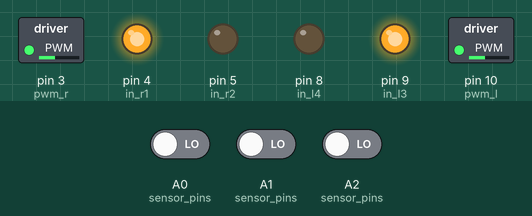
A program run on a simulated Arduino Uno, built with avr-gcc and run on an emulated ATmega328P. On the bench: switched loads named in the program (green lamp = pin HIGH), output pins drawn as LEDs (lit = HIGH). Dashed ring = blinking. The test bench sets the inputs (shaded band); at power-on: A0 (sensor_pins) LOW, A1 (sensor_pins) LOW, A2 (sensor_pins) LOW.

Above: at 3.27 s.
3.3 s: A0 (sensor_pins) driven HIGH
At 3.41 s:
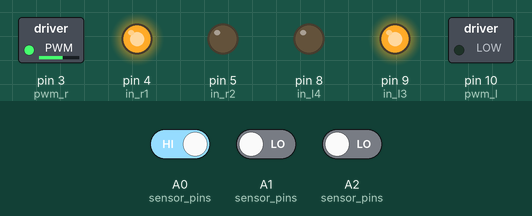
6.3 s: A1 (sensor_pins) driven HIGH
At 6.49 s:
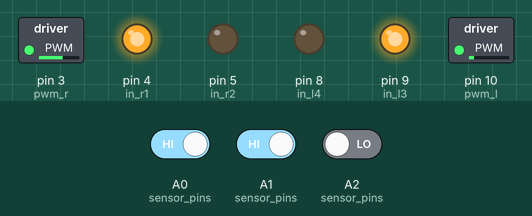
9.3 s: A2 (sensor_pins) driven HIGH
At 10.8 s:
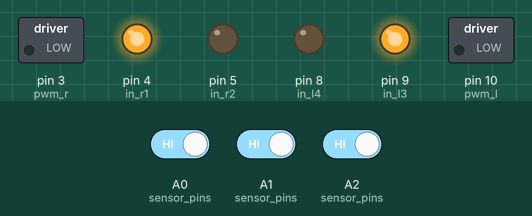
Timing chart, 0 to 12.3 s (numbered marks = the images above; inputs shaded):
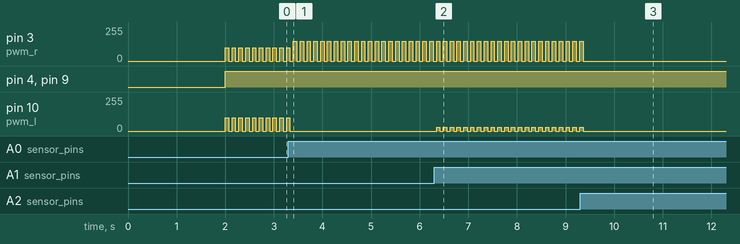

The program:

main.cpp
```cpp
#include <Arduino.h>
#include "defines.h"
#include "states.h" //describe where is the robot on the line
#include "Control.h"//using Pid to handle the error
#include "motorMove.h"

void setup() {
  Serial.begin(9600);
  init_motor_pins();
  init_State();
  initPID(50,0,0);//kp,kd,ki
  delay(2000);
}

void loop() {

  updateSensors();
  updateState();
  calculate_error();
  updatePID();
  movementHandler();

  delay(70);
  Robot_stop();
  delay(70);

  /*
  printReadings();//used for debuging
  printPID_out();
  printSpeeds();
  */
}
```

Control.h
```cpp
#include <Arduino.h>
#include "states.h"
#ifndef _Control_H_
#define _Control_H_
//we will use PID controller to handle this sytem and minimize the driffting error
//in this system we use just 3 sensors thus the error will be simple and its region will be about
// 2~-2 best is 0

//in case us wanna update those values from esp server remove static and access them in hte main loop
static float _KP;
static float _KD;
static float _KI;

static float prop;
static float derv;
static float Integ;
static int E;//error
static int prevE;//previous error

extern float controlOUT = 0;//used to control the motor

void initPID(float kP,float kD,float kI){
    _KP=kP;
    _KD=kD;
    _KI=kI;
}

void calculate_error(){
    switch(state){
        case Finished://stop PID calculations for 10 seconds
            E=0;
            break;
        case Centered:
            E = 0;
            break;
        case Right_Shifted:
            E = 1;
            break;
        case Right_Drift:
            E = 2;
            break;
        case Left_Shifted:
            E = -1;
            break;
        case Left_Drift:
            E = -2;
            break;
        case OutOfPath://try to find a path or stop the robot
            E = 100;//out of band
            break;
        default:
            break;
    }
}

void updatePID(){
//we considered the time as constant in PID parameters
  prop = E;
  Integ = Integ + E;
  derv = E-prevE;
  controlOUT = (_KP*prop) + (_KD*derv) + (_KI*Integ) ;
  prevE = E;
}


void printPID_out(void){
    Serial.print("Error: ");
    Serial.println(E);
    Serial.print("OUTPUT: ");
    Serial.println(controlOUT);
    Serial.print("State: ");
    Serial.println(state);
    Serial.println("");

    delay(500);
}
#endif
```

defines.h
```cpp
#include<Arduino.h>
#ifndef _defines_H_
#define _defines_H_

//right motor pins connected to arduino uno
#define pwm_r 3
#define in_r1 4
#define in_r2 5
//leftt motor pins connected to arduino uno
#define pwm_l 10
#define in_l3 9
#define in_l4 8

//sensor pins just three sensors
#define no_sensors 3 //numbers of sensors
#define sensorR A2
#define sensorF A1
#define sensorL A0

int sensor_pins[no_sensors] = {sensorF, sensorR, sensorL};

#endif
```

motorMove.h
```cpp
#include <Arduino.h>
#include "Control.h"
#ifndef _motorMove_H_
#define _motorMove_H_

static int maxSpeed = 150; //140; //255
static int minSpeed = 0 ;  //to avoid vibrations in motor without moving

extern int speedR = 120;
extern int speedL = 80;

extern int speedT = 100; //total all wheels
extern int speedC = 20;  //speed for curve

int outR;
int outL;

void init_motor_pins()
{
  pinMode(pwm_r, OUTPUT);
  pinMode(in_r1, OUTPUT);
  pinMode(in_r2, OUTPUT);
  pinMode(pwm_l, OUTPUT);
  pinMode(in_l3, OUTPUT);
  pinMode(in_l4, OUTPUT);
}

void check_Boundries()
{
  if (outR >= maxSpeed)
  {
    outR = maxSpeed;
  }
  if (outR <= minSpeed)
  {
    outR = minSpeed;// 0;
  }
  if (outL >= maxSpeed)
  {
    outL = maxSpeed;
  }
  if (outL <= minSpeed)
  {
    outL = minSpeed;// 0;
  }
}

void directionR(int dir)
{
  if (dir>=0)
  {
    digitalWrite(in_r1, HIGH);
    digitalWrite(in_r2, LOW);
  }
  else
  {
    digitalWrite(in_r1, LOW);
    digitalWrite(in_r2, HIGH);
  }
}

void directionL(int dir)
{
  if (dir>=0)
  {
    digitalWrite(in_l3, HIGH);
    digitalWrite(in_l4, LOW);
  }
  else
  {
    digitalWrite(in_l3, LOW);
    digitalWrite(in_l4, HIGH);
  }
}


void movePID_dir()
{
  directionR(controlOUT);
  directionL(-controlOUT);
  outR = speedR + controlOUT;
  outL = speedL - controlOUT;

  check_Boundries();
  analogWrite(pwm_r, outR);
  analogWrite(pwm_l, outL);
}

void movePID()
{

  digitalWrite(in_r1, HIGH);
  digitalWrite(in_r2, LOW);

  digitalWrite(in_l3, HIGH);
  digitalWrite(in_l4, LOW);

  outR = speedR + controlOUT;
  outL = speedL - controlOUT;

  check_Boundries();
  analogWrite(pwm_r, outR);
  analogWrite(pwm_l, outL);
}
void moveF()
{
  digitalWrite(in_r1, HIGH);
  digitalWrite(in_r2, LOW);

  digitalWrite(in_l3, HIGH);
  digitalWrite(in_l4, LOW);

  analogWrite(pwm_r, speedT);
  analogWrite(pwm_l, speedT);
}
void moveB()
{
  digitalWrite(in_r1, LOW);
  digitalWrite(in_r2, HIGH);

  digitalWrite(in_l3, LOW);
  digitalWrite(in_l4, HIGH);

  analogWrite(pwm_r, speedT);
  analogWrite(pwm_l, speedT);
}
void moveR()
{
  digitalWrite(in_r1, HIGH);
  digitalWrite(in_r2, LOW);

  digitalWrite(in_l3, HIGH);
  digitalWrite(in_l4, LOW);
  analogWrite(pwm_r, speedT + speedC);
  analogWrite(pwm_l, speedT - speedC);
}
void moveL()
{
  digitalWrite(in_r1, HIGH);
  digitalWrite(in_r2, LOW);

  digitalWrite(in_l3, HIGH);
  digitalWrite(in_l4, LOW);
  analogWrite(pwm_r, speedT - speedC);
  analogWrite(pwm_l, speedT + speedC);
}
void Robot_stop()
{
  analogWrite(pwm_r, 0);
  analogWrite(pwm_l, 0);
}

void movementHandler()
{

  switch (state)//state
  {
  case Finished: //stop PID calculations for 10 seconds
    Robot_stop();
    delay(20000); //10sec then start anew loop
    break;
  case OutOfPath: //try to find a path or stop the robot
    moveF();
    //moveR();
    break;
  default:
    movePID(); //apply PID here
    //movePID_dir();
    break;
  }

}

void printSpeeds()
{
  Serial.print("SpeedR: ");
  Serial.println(outR);
  Serial.print("SpeedL: ");
  Serial.println(outL);
  Serial.println("");

  delay(500);
}

#endif
```

states.h
```cpp
#include <Arduino.h>
#include "defines.h"
#ifndef _states_H_
#define _states_H_
typedef enum
{
    Finished,
    Centered,
    Right_Shifted,
    Right_Drift, //drifted
    Left_Shifted,
    Left_Drift,
    OutOfPath, //no line detected
} OnLineStates;

int sensor_values[no_sensors];

//best to be as an struct to handle all data related to sensor liske pin and value
//if you need to add a new sensor write its position name and edit in update sate function
typedef enum
{
    Front,
    Right1, //1>first sensor on the right of front sensor,2>second
    Left1,
} OnBoardSensor;

extern OnLineStates state = Finished;
OnBoardSensor sensor;

void init_State(void)
{
    for (int i = 0; i < no_sensors; i++)
        pinMode(sensor_pins[i], INPUT); //initialize all pins as INPUT
}

//in case of reading is 1 that means >> sensor receiver see (*black*) or long distance
//centered          R,L>>0 , F >> 1
//right_shifted
//left_shifted
void updateSensors(void)
{
    for (int i = Front; i < no_sensors; i++)
        sensor_values[i] = digitalRead(sensor_pins[i]);
}

void updateState()
{
    if (sensor_values[Front] && sensor_values[Right1] && sensor_values[Left1])//100
    {
        state = Finished;//stop for 10 seconds then start anew loop in the black path
    }
    else if (sensor_values[Front] && !sensor_values[Right1] && !sensor_values[Left1])//100
    {
        state = Centered;
    }
    else if (sensor_values[Front] && !sensor_values[Right1] && sensor_values[Left1])//101
    {
        state = Right_Shifted;
    }

    else if (!sensor_values[Front] && !sensor_values[Right1] && sensor_values[Left1])
    {
        state = Right_Drift;//huge
    }
    else if (sensor_values[Front] && sensor_values[Right1] && !sensor_values[Left1])
    {
        state = Left_Shifted;
    }
    else if (!sensor_values[Front] && sensor_values[Right1] && !sensor_values[Left1])
    {
        state = Left_Drift;
    }
    else
        state = OutOfPath;
}

void printReadings()
{
    Serial.print("S_F: ");
    Serial.println(sensor_values[Front]);
    Serial.print("S_R: ");
    Serial.println(sensor_values[Right1]);
    Serial.print("S_L: ");
    Serial.println(sensor_values[Left1]);
    Serial.println("");

    delay(500);
}

#endif
```

Measured:
- after the input at 3.3 s, pin 10 (pwm_l): goes on until 3.3 s, then stays 0/255
- after the input at 6.3 s, pin 10 (pwm_l): alternates 30/255 for 0.07 s and 0/255 for 0.07 s, starting after 0.05 s
- after the input at 9.3 s, pin 3 (pwm_r), pin 10 (pwm_l): goes on until 9.4 s, then stays 0/255
- by itself, pin 3 (pwm_r): alternates 150/255 for 0.07 s and 0/255 for 0.07 s
- by itself, pin 10 (pwm_l): alternates 100/255 for 0.07 s and 0/255 for 0.07 s
